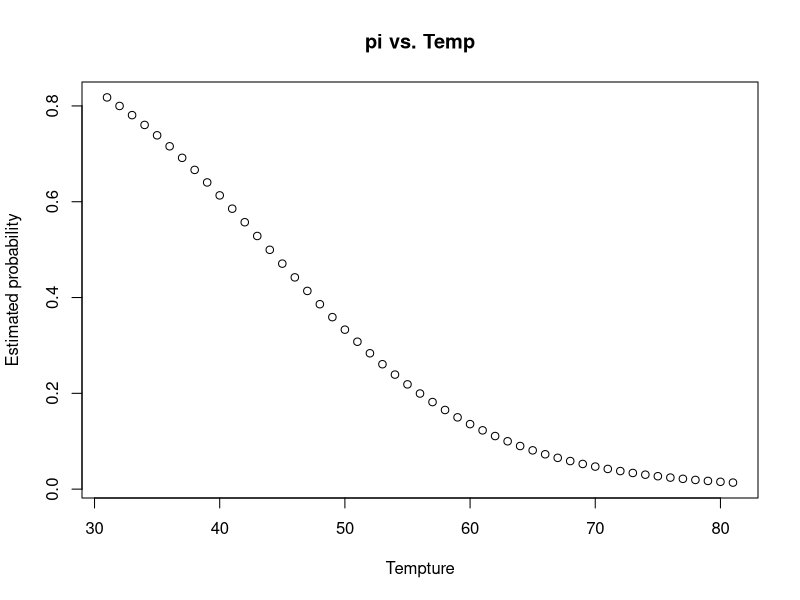
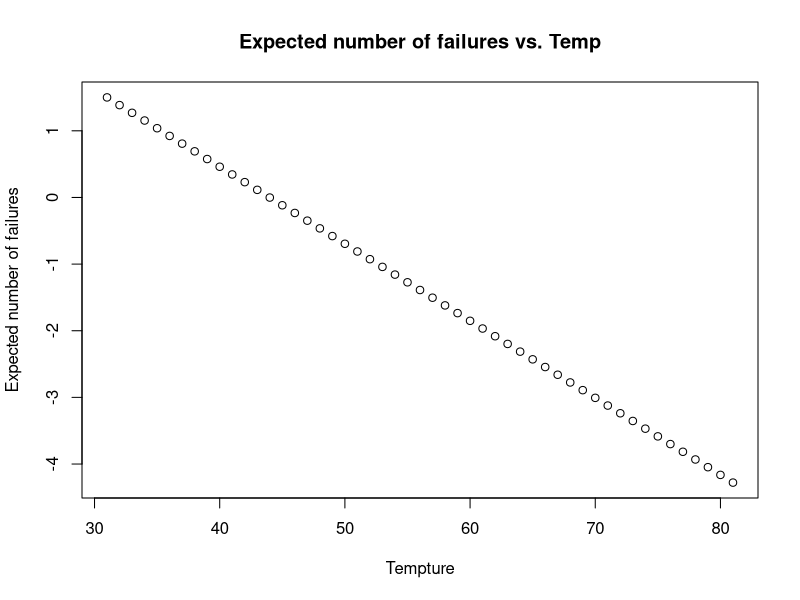
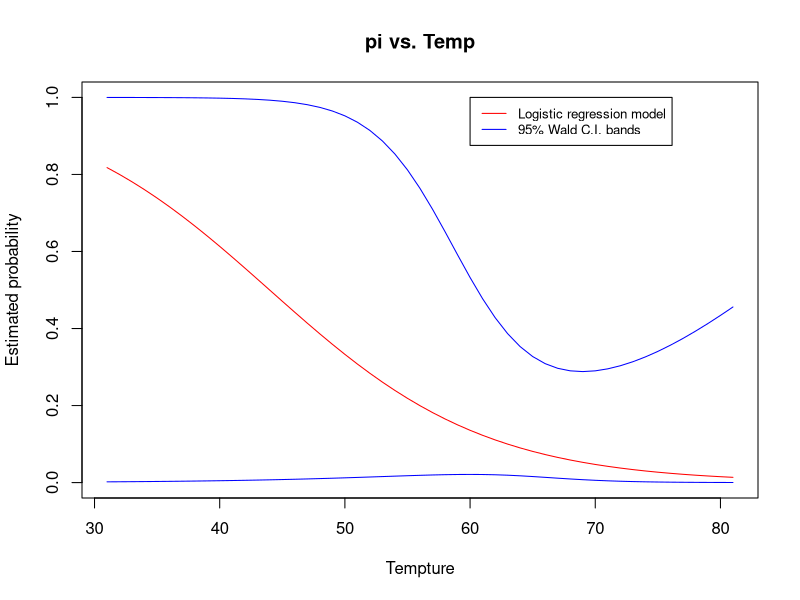

Here is the R script that generated these plots, in order:
## ---- chunk 1
challenger <- read.table(file = "challenger.csv", 
                          header = TRUE, sep = ",")

challenger.fit <- glm(formula = O.ring/Number ~ Temp, 
                      family = binomial, 
                      data = challenger) 
#there is nothing wrong with this warning message, glm() is just picky when it comes to specifying binomial models

summary(challenger.fit)
## ---- chunk 2
linear.pred <- challenger.fit$coefficients[1] + challenger.fit$coefficients[2] * 31:81
pi.hat <- as.numeric(exp(linear.pred)/(1 + exp(linear.pred)))

plot(x = c(31:81), y = pi.hat, xlab = 'Tempture', 
     ylab = "Estimated probability", main = "pi vs. Temp")
## ---- chunk 3
plot(x = c(31:81), y = linear.pred, xlab = 'Tempture', 
     ylab = "Expected number of failures", main = "Expected number of failures vs. Temp")
## ---- chunk 4
predict.data <- data.frame(Temp = 31:81) #create a data frame contains desired temperatures. 

linear.pred2 <- predict(object = challenger.fit,
                       newdata = predict.data,
                       type = "link",
                       se = TRUE)

pi.hat <- exp(linear.pred2$fit) / (1 + exp(linear.pred2$fit))

CI.lin.pred.upper <- linear.pred2$fit + 1.96 * linear.pred2$se
CI.pi.upper <- exp(CI.lin.pred.upper) / (1+exp(CI.lin.pred.upper))

CI.lin.pred.lower <- linear.pred2$fit - 1.96 * linear.pred2$se
CI.pi.lower <- exp(CI.lin.pred.lower) / (1+exp(CI.lin.pred.lower))

x <- data.frame(predict.data, pi.hat, 
           lower = CI.pi.lower, 
           upper = CI.pi.upper)

plot(x = c(31:81), y = pi.hat, xlab = 'Tempture', 
     ylab = "Estimated probability", main = "pi vs. Temp", ylim = c(0,1),
     type = "l", col = c("red"))
lines(x$Temp, x$upper, col = c("blue"))
lines(x$Temp, x$lower, col = c("blue"))
legend(60,1,legend=c("Logistic regression model",
                     "95% Wald C.I. bands"), 
       col=c("red", "blue"), 
       lty=1:1, cex=0.8)
## ---- chunk 5
x[1,]
## ---- chunk 6
beta0 <- 5.085
beta1 <- -0.1156

  # Explanatory variable values and corresponding pi's
  set.seed(321)
  x1<-runif(n = 966, min = 31, max = 72)
  pi<-exp(beta0 + beta1*x1) / (1 + exp(beta0 + beta1*x1))

  # Set seed number to reproduce results and simulate responses
  set.seed(123)
  y<-rbinom(n = length(x1), size = 966, prob = pi)/966
  
  # Estimate model
  mod.fit<-glm(formula = y ~ x1, family = binomial(link = logit))  # no data argument needed
  mod.fit$coefficients


predict.data <- data.frame(x1 = c(31,72)) #create a data frame contains desired temperatures. 

linear.pred2 <- predict(object = mod.fit,
                       newdata = predict.data,
                       type = "link",
                       se = TRUE)

pi.hat <- exp(linear.pred2$fit) / (1 + exp(linear.pred2$fit))

CI.lin.pred.upper <- linear.pred2$fit + 1.96 * linear.pred2$se
CI.pi.upper <- exp(CI.lin.pred.upper) / (1+exp(CI.lin.pred.upper))

CI.lin.pred.lower <- linear.pred2$fit - 1.96 * linear.pred2$se
CI.pi.lower <- exp(CI.lin.pred.lower) / (1+exp(CI.lin.pred.lower))

data.frame(predict.data, pi.hat, 
           lower = CI.pi.lower, 
           upper = CI.pi.upper)
## ---- chunk 7
summary(mod.fit)
